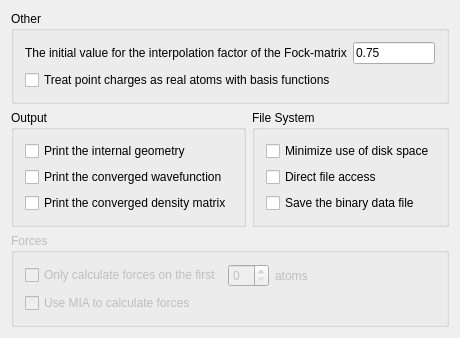
       <widget class="QWidget" name="pageAdvancedOther">
        <property name="geometry">
         <rect>
          <x>0</x>
          <y>0</y>
          <width>100</width>
          <height>30</height>
         </rect>
        </property>
        <layout class="QVBoxLayout">
         <item>
          <widget class="Q3GroupBox" name="GroupBox20">
           <property name="title">
            <string>Other</string>
           </property>
           <layout class="QVBoxLayout">
            <property name="spacing">
             <number>6</number>
            </property>
            <property name="margin">
             <number>11</number>
            </property>
            <item>
             <layout class="QHBoxLayout">
              <property name="spacing">
               <number>6</number>
              </property>
              <property name="margin">
               <number>0</number>
              </property>
              <item>
               <widget class="QLabel" name="TextLabel2_3">
                <property name="text">
                 <string>The initial value for the interpolation factor of the Fock-matrix</string>
                </property>
                <property name="wordWrap">
                 <bool>false</bool>
                </property>
               </widget>
              </item>
              <item>
               <widget class="QLineEdit" name="LineEditIPOL">
                <property name="whatsThis">
                 <string>&lt;p&gt;Determines the initial value for the interpolation factor of the Fock-matrix.&lt;/p&gt;

















&lt;p&gt;Corresponding BRABO keyword:  &lt;b&gt;IPOL&lt;/b&gt;.&lt;/p&gt;</string>
                </property>
                <property name="text">
                 <string>0.75</string>
                </property>
                <property name="maxLength">
                 <number>10</number>
                </property>
               </widget>
              </item>
             </layout>
            </item>
            <item>
             <widget class="QCheckBox" name="CheckBoxSKPC">
              <property name="whatsThis">
               <string>&lt;p&gt;Normally point charges (atoms with a fractional nuclear charge) are not assigned basis functions. Enable this box the override this behaviour.&lt;/p&gt;

















&lt;p&gt;Corresponding BRABO keyword: &lt;b&gt;SKPC&lt;/b&gt;.&lt;/p&gt;</string>
              </property>
              <property name="text">
               <string>Treat point charges as real atoms with basis functions</string>
              </property>
             </widget>
            </item>
           </layout>
          </widget>
         </item>
         <item>
          <layout class="QHBoxLayout">
           <item>
            <widget class="Q3GroupBox" name="GroupBox18">
             <property name="title">
              <string>Output</string>
             </property>
             <layout class="QVBoxLayout">
              <property name="spacing">
               <number>6</number>
              </property>
              <property name="margin">
               <number>11</number>
              </property>
              <item>
               <widget class="QCheckBox" name="CheckBoxGEOP">
                <property name="whatsThis">
                 <string>&lt;p&gt;Prints the internal geometry (bonds, angles, torsions and out-of-plane angles).&lt;/p&gt;

















&lt;p&gt;Corresponding BRABO keyword: &lt;b&gt;GEOP&lt;/b&gt;.&lt;/p&gt;</string>
                </property>
                <property name="text">
                 <string>Print the internal geometry</string>
                </property>
               </widget>
              </item>
              <item>
               <widget class="QCheckBox" name="CheckBoxPRWF">
                <property name="whatsThis">
                 <string>&lt;p&gt;Prints the converged wave function.&lt;/p&gt;

















&lt;p&gt;Corresponding BRABO keyword: &lt;b&gt;PRWF&lt;/b&gt;.&lt;/p&gt;</string>
                </property>
                <property name="text">
                 <string>Print the converged wavefunction</string>
                </property>
               </widget>
              </item>
              <item>
               <widget class="QCheckBox" name="CheckBoxPRDM">
                <property name="whatsThis">
                 <string>&lt;p&gt;Prints the coefficients of the converged density matrix.&lt;/p&gt;








&lt;p&gt;








Corresponding BRABO keyword: &lt;b&gt;PRDM&lt;/b&gt;.&lt;/p&gt;</string>
                </property>
                <property name="text">
                 <string>Print the converged density matrix</string>
                </property>
               </widget>
              </item>
             </layout>
            </widget>
           </item>
           <item>
            <widget class="Q3GroupBox" name="GroupBox17">
             <property name="title">
              <string>File System</string>
             </property>
             <layout class="QVBoxLayout">
              <property name="spacing">
               <number>6</number>
              </property>
              <property name="margin">
               <number>11</number>
              </property>
              <item>
               <widget class="QCheckBox" name="CheckBoxDST">
                <property name="whatsThis">
                 <string>&lt;p&gt;Stores as little as possible on disk. One-electron integrals are computed on-the-fly like the two-electron integrals.&lt;/p&gt;

















&lt;p&gt;Corresponding BRABO keyword: &lt;b&gt;DS=T&lt;/b&gt;.&lt;/p&gt;</string>
                </property>
                <property name="text">
                 <string>Minimize use of disk space</string>
                </property>
               </widget>
              </item>
              <item>
               <widget class="QCheckBox" name="CheckBoxACD">
                <property name="whatsThis">
                 <string>&lt;p&gt;Files are opened in Fortran's DIRECT mode instead of the default SEQUENTIAL mode. This option does not work on all architectures.&lt;/p&gt;

















&lt;p&gt;Corresponding BRABO keyword: &lt;b&gt;AC=D&lt;/b&gt;.&lt;/p&gt;</string>
                </property>
                <property name="text">
                 <string>Direct file access</string>
                </property>
               </widget>
              </item>
              <item>
               <widget class="QCheckBox" name="CheckBoxF11">
                <property name="whatsThis">
                 <string>&lt;p&gt;Specifies that the binary file (the .11 file) is to be saved. This option is always on when stockholder charges are being calculated. The location where this file will be written depends on the program's settings (menu-&gt;Edit-&gt;Preferences).&lt;/p&gt;

















&lt;p&gt;Corresponding BRABO keyword: &lt;b&gt;F11=&lt;/b&gt;.&lt;/p&gt;</string>
                </property>
                <property name="text">
                 <string>Save the binary data file</string>
                </property>
               </widget>
              </item>
             </layout>
            </widget>
           </item>
          </layout>
         </item>
         <item>
          <widget class="Q3GroupBox" name="GroupBoxFORC">
           <property name="enabled">
            <bool>false</bool>
           </property>
           <property name="title">
            <string>Forces</string>
           </property>
           <layout class="QVBoxLayout">
            <property name="spacing">
             <number>6</number>
            </property>
            <property name="margin">
             <number>11</number>
            </property>
            <item>
             <layout class="QHBoxLayout">
              <property name="spacing">
               <number>6</number>
              </property>
              <property name="margin">
               <number>0</number>
              </property>
              <item>
               <widget class="QCheckBox" name="CheckBoxFATO">
                <property name="whatsThis">
                 <string>&lt;p&gt;Limits the calculation of the forces to a subset of the molecule. This option is always used for cluster-type calculations.&lt;/p&gt;















&lt;p&gt;Corresponding BRABO keyword: &lt;b&gt;FATO&lt;/b&gt;.&lt;/p&gt;</string>
                </property>
                <property name="text">
                 <string>Only calculate forces on the first</string>
                </property>
               </widget>
              </item>
              <item>
               <widget class="QSpinBox" name="SpinBoxFATO">
                <property name="whatsThis">
                 <string>&lt;p&gt;Specifies the number of atoms that should have their forces determined. This option is fixed to the number of atoms of the central molecule for cluster-type calculations.&lt;/p&gt;















&lt;p&gt;Corresponding BRABO keyword: &lt;b&gt;FATO&lt;/b&gt;.&lt;/p&gt;</string>
                </property>
               </widget>
              </item>
              <item>
               <widget class="QLabel" name="TextLabel10">
                <property name="sizePolicy">
                 <sizepolicy hsizetype="Expanding" vsizetype="Preferred">
                  <horstretch>0</horstretch>
                  <verstretch>0</verstretch>
                 </sizepolicy>
                </property>
                <property name="text">
                 <string>atoms</string>
                </property>
                <property name="wordWrap">
                 <bool>false</bool>
                </property>
               </widget>
              </item>
             </layout>
            </item>
            <item>
             <widget class="QCheckBox" name="CheckBoxMIAForc">
              <property name="whatsThis">
               <string>&lt;p&gt;Enables the MIA method for the calculation of the forces. Is only available for MIA-assisted non-single point energy calculations.&lt;/p&gt;








&lt;p&gt;








Corresponding BRABO keyword: &lt;b&gt;MIA&lt;/b&gt;.&lt;/p&gt;</string>
              </property>
              <property name="text">
               <string>Use MIA to calculate forces</string>
              </property>
             </widget>
            </item>
           </layout>
          </widget>
         </item>
         <item>
          <spacer name="Spacer90">
           <property name="orientation">
            <enum>Qt::Vertical</enum>
           </property>
           <property name="sizeType">
            <enum>QSizePolicy::Expanding</enum>
           </property>
           <property name="sizeHint" stdset="0">
            <size>
             <width>20</width>
             <height>40</height>
            </size>
           </property>
          </spacer>
         </item>
        </layout>
       </widget>
